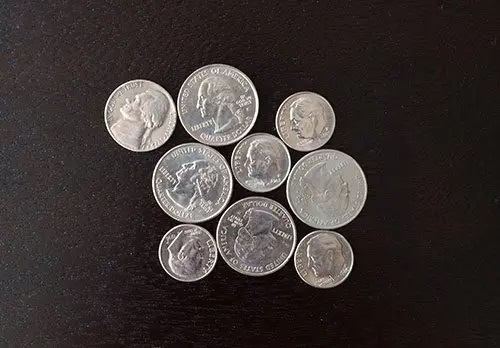
#> input picture Módulo 04 - Visão Computacional/aula_04_segmentacao_de_imagens/coins.jpg, 500 x 348 px
$ python limiarizacao_ex3.py
#> lines starting #> are read from the running program, lines starting #| are printed output that depends on the picture; after the words box and inside, x2 and y2 are one past the last pixel; in counts of white or black regions, pixels touching at a corner belong together
import cv2
import numpy as np
from matplotlib import pyplot as plt

image = cv2.imread("coins.jpg", 0)
#> image: shape (348, 500); min 0, max 255, mean 55.8

limiar = 50

plt.figure(figsize=(13,4))
plt.subplot(131), plt.imshow(image, "gray"), plt.title('Input')
plt.subplot(132), plt.hist(image.ravel(), 256, [0, 256]), plt.title('Hist')
plt.subplot(133), plt.imshow(image < limiar, "gray"), plt.title('Input')
plt.show()
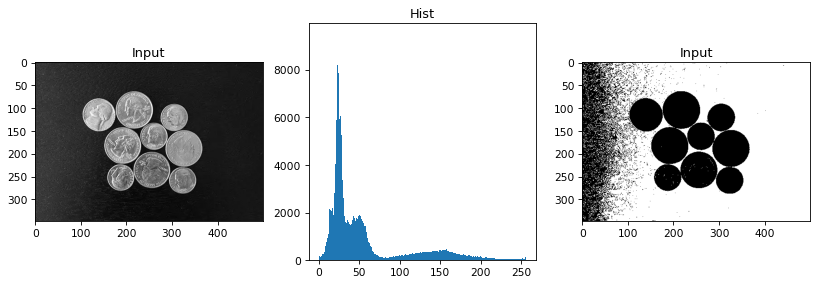
#> figure drawn by matplotlib, 3 panels; panel 2: tallest bar 9475 high, from x = 23 to 24

f = cv2.imread("coins.jpg",0)

limiar = 50

g = np.zeros((f.shape))
L, C = g.shape
#> L = 348; C = 500
for i in range(0,L):
    for j in range(0,C):
        if f[i,j] < limiar:
            g[i,j] = 1
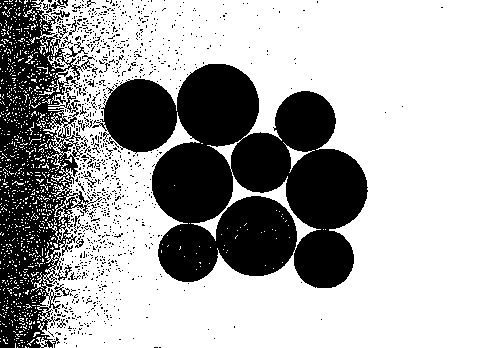
#> g: shape (348, 500) float64; values 0 (black) and 1 (white), 67% white; 991 black regions (972 under 20 px), largest, box (x1, y1, x2, y2) and area: (92, 64, 368, 288) 36294, (0, 0, 102, 348) 17651, (64, 42, 88, 58) 91
plt.figure(figsize=(10,10))
plt.subplot(121), plt.imshow(g, "gray")
plt.subplot(122), plt.imshow(f < limiar, "gray")
plt.show()
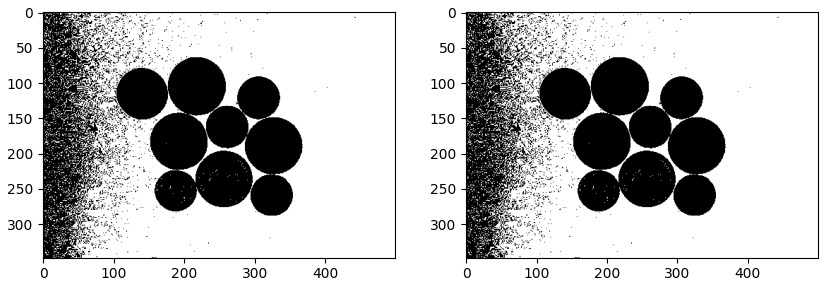
#> figure drawn by matplotlib, 2 panels
